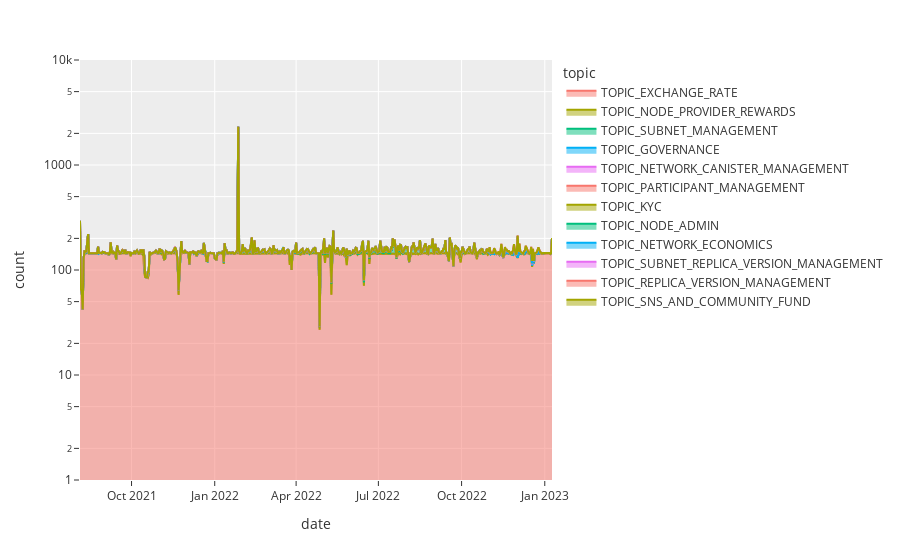

The code cell stored with this chart in its notebook:
### Code cell
fig = px.area(topic_time_stats, x='date', y='count',
              color='topic')
fig.update_yaxes(type='log', range=[0, 4])

with open('figures/timeriver.html', 'w') as f:
    f.write(fig.to_html())

fig.show()

### Figure 1 — Plotly figure (JSON) as saved in the notebook; plotly's stock layout.template omitted (floating-point values rounded to 4 significant figures; data arrays with more than 128 entries replaced by an {"elided": "..."} marker saying what was removed)
{"data": [{"fillpattern": {"shape": ""}, "hovertemplate": "topic=TOPIC_EXCHANGE_RATE<br>date=%{x}<br>count=%{y}<extra></extra>", "legendgroup": "TOPIC_EXCHANGE_RATE", "line": {"color": "#F8766D"}, "marker": {"symbol": "circle"}, "mode": "lines", "name": "TOPIC_EXCHANGE_RATE", "orientation": "v", "showlegend": true, "stackgroup": "1", "type": "scatter", "x": {"elided": "523 str values"}, "xaxis": "x", "y": {"elided": "523 int values"}, "yaxis": "y"}, {"fillpattern": {"shape": ""}, "hovertemplate": "topic=TOPIC_NODE_PROVIDER_REWARDS<br>date=%{x}<br>count=%{y}<extra></extra>", "legendgroup": "TOPIC_NODE_PROVIDER_REWARDS", "line": {"color": "#A3A500"}, "marker": {"symbol": "circle"}, "mode": "lines", "name": "TOPIC_NODE_PROVIDER_REWARDS", "orientation": "v", "showlegend": true, "stackgroup": "1", "type": "scatter", "x": ["2021-08-05T00:00:00", "2021-08-13T00:00:00", "2021-08-14T00:00:00", "2021-08-18T00:00:00", "2021-10-01T00:00:00", "2021-10-14T00:00:00", "2021-11-12T00:00:00", "2021-11-18T00:00:00", "2021-12-13T00:00:00", "2022-01-14T00:00:00", "2022-01-27T00:00:00", "2022-02-14T00:00:00", "2022-03-14T00:00:00", "2022-04-14T00:00:00", "2022-05-18T00:00:00", "2022-06-14T00:00:00"], "xaxis": "x", "y": [48, 26, 76, 1, 1, 1, 2, 1, 2, 2, 44, 2, 1, 1, 1, 1], "yaxis": "y"}, {"fillpattern": {"shape": ""}, "hovertemplate": "topic=TOPIC_SUBNET_MANAGEMENT<br>date=%{x}<br>count=%{y}<extra></extra>", "legendgroup": "TOPIC_SUBNET_MANAGEMENT", "line": {"color": "#00BF7D"}, "marker": {"symbol": "circle"}, "mode": "lines", "name": "TOPIC_SUBNET_MANAGEMENT", "orientation": "v", "showlegend": true, "stackgroup": "1", "type": "scatter", "x": {"elided": "319 str values"}, "xaxis": "x", "y": {"elided": "319 int values"}, "yaxis": "y"}, {"fillpattern": {"shape": ""}, "hovertemplate": "topic=TOPIC_GOVERNANCE<br>date=%{x}<br>count=%{y}<extra></extra>", "legendgroup": "TOPIC_GOVERNANCE", "line": {"color": "#00B0F6"}, "marker": {"symbol": "circle"}, "mode": "lines", "name": "TOPIC_GOVERNANCE", "orientation": "v", "showlegend": true, "stackgroup": "1", "type": "scatter", "x": {"elided": "203 str values"}, "xaxis": "x", "y": {"elided": "203 int values"}, "yaxis": "y"}, {"fillpattern": {"shape": ""}, "hovertemplate": "topic=TOPIC_NETWORK_CANISTER_MANAGEMENT<br>date=%{x}<br>count=%{y}<extra></extra>", "legendgroup": "TOPIC_NETWORK_CANISTER_MANAGEMENT", "line": {"color": "#E76BF3"}, "marker": {"symbol": "circle"}, "mode": "lines", "name": "TOPIC_NETWORK_CANISTER_MANAGEMENT", "orientation": "v", "showlegend": true, "stackgroup": "1", "type": "scatter", "x": ["2021-08-05T00:00:00", "2021-08-11T00:00:00", "2021-08-19T00:00:00", "2021-08-26T00:00:00", "2021-09-06T00:00:00", "2021-09-08T00:00:00", "2021-09-10T00:00:00", "2021-09-13T00:00:00", "2021-09-17T00:00:00", "2021-09-20T00:00:00", "2021-09-22T00:00:00", "2021-09-29T00:00:00", "2021-10-05T00:00:00", "2021-10-07T00:00:00", "2021-10-20T00:00:00", "2021-10-21T00:00:00", "2021-10-25T00:00:00", "2021-10-28T00:00:00", "2021-10-29T00:00:00", "2021-11-01T00:00:00", "2021-11-03T00:00:00", "2021-11-04T00:00:00", "2021-11-05T00:00:00", "2021-11-08T00:00:00", "2021-11-15T00:00:00", "2021-11-16T00:00:00", "2021-11-17T00:00:00", "2021-11-18T00:00:00", "2021-11-19T00:00:00", "2021-11-22T00:00:00", "2021-11-25T00:00:00", "2021-11-26T00:00:00", "2021-11-30T00:00:00", "2021-12-02T00:00:00", "2021-12-10T00:00:00", "2021-12-13T00:00:00", "2021-12-14T00:00:00", "2021-12-16T00:00:00", "2021-12-17T00:00:00", "2021-12-24T00:00:00", "2022-01-06T00:00:00", "2022-01-11T00:00:00", "2022-01-12T00:00:00", "2022-01-26T00:00:00", "2022-01-27T00:00:00", "2022-01-28T00:00:00", "2022-01-31T00:00:00", "2022-02-01T00:00:00", "2022-02-04T00:00:00", "2022-02-07T00:00:00", "2022-02-08T00:00:00", "2022-02-09T00:00:00", "2022-02-10T00:00:00", "2022-02-14T00:00:00", "2022-02-15T00:00:00", "2022-02-17T00:00:00", "2022-02-23T00:00:00", "2022-03-01T00:00:00", "2022-03-02T00:00:00", "2022-03-03T00:00:00", "2022-03-15T00:00:00", "2022-03-30T00:00:00", "2022-04-01T00:00:00", "2022-04-05T00:00:00", "2022-04-06T00:00:00", "2022-04-07T00:00:00", "2022-04-08T00:00:00", "2022-04-12T00:00:00", "2022-04-20T00:00:00", "2022-04-21T00:00:00", "2022-10-29T00:00:00", "2022-10-30T00:00:00", "2022-11-02T00:00:00", "2022-11-03T00:00:00", "2022-11-13T00:00:00", "2022-11-18T00:00:00", "2022-11-23T00:00:00", "2022-11-26T00:00:00", "2022-11-28T00:00:00", "2022-12-02T00:00:00", "2022-12-03T00:00:00", "2022-12-04T00:00:00", "2022-12-05T00:00:00", "2022-12-06T00:00:00", "2022-12-09T00:00:00", "2022-12-10T00:00:00", "2022-12-11T00:00:00", "2022-12-13T00:00:00", "2022-12-18T00:00:00", "2022-12-19T00:00:00", "2022-12-20T00:00:00", "2022-12-21T00:00:00", "2022-12-24T00:00:00", "2022-12-25T00:00:00", "2022-12-27T00:00:00", "2022-12-28T00:00:00", "2023-01-03T00:00:00"], "xaxis": "x", "y": [30, 1, 2, 2, 1, 1, 1, 1, 1, 1, 2, 1, 1, 1, 1, 1, 1, 2, 1, 1, 3, 1, 2, 4, 1, 2, 1, 1, 1, 1, 1, 2, 1, 1, 3, 1, 2, 1, 5, 1, 1, 2, 1, 1, 1, 1, 2, 1, 1, 1, 1, 1, 1, 2, 2, 1, 1, 1, 1, 2, 1, 4, 1, 1, 3, 1, 1, 1, 2, 1, 1, 2, 4, 2, 1, 14, 4, 2, 7, 77, 1, 1, 5, 1, 1, 2, 2, 1, 3, 1, 1, 1, 2, 5, 1, 1, 1], "yaxis": "y"}, {"fillpattern": {"shape": ""}, "hovertemplate": "topic=TOPIC_PARTICIPANT_MANAGEMENT<br>date=%{x}<br>count=%{y}<extra></extra>", "legendgroup": "TOPIC_PARTICIPANT_MANAGEMENT", "line": {"color": "#F8766D"}, "marker": {"symbol": "circle"}, "mode": "lines", "name": "TOPIC_PARTICIPANT_MANAGEMENT", "orientation": "v", "showlegend": true, "stackgroup": "1", "type": "scatter", "x": ["2021-08-05T00:00:00", "2022-02-01T00:00:00", "2022-02-09T00:00:00", "2022-02-25T00:00:00", "2022-03-07T00:00:00", "2022-05-08T00:00:00", "2022-05-16T00:00:00", "2022-11-20T00:00:00", "2022-12-03T00:00:00", "2022-12-04T00:00:00", "2022-12-12T00:00:00", "2022-12-14T00:00:00", "2022-12-17T00:00:00", "2022-12-18T00:00:00", "2022-12-19T00:00:00", "2022-12-20T00:00:00", "2022-12-25T00:00:00"], "xaxis": "x", "y": [8, 1, 1, 8, 1, 2, 1, 1, 1, 1, 1, 2, 5, 3, 1, 1, 1], "yaxis": "y"}, {"fillpattern": {"shape": ""}, "hovertemplate": "topic=TOPIC_KYC<br>date=%{x}<br>count=%{y}<extra></extra>", "legendgroup": "TOPIC_KYC", "line": {"color": "#A3A500"}, "marker": {"symbol": "circle"}, "mode": "lines", "name": "TOPIC_KYC", "orientation": "v", "showlegend": true, "stackgroup": "1", "type": "scatter", "x": ["2021-08-05T00:00:00", "2021-08-10T00:00:00", "2021-08-23T00:00:00", "2021-10-07T00:00:00", "2021-11-18T00:00:00", "2021-12-01T00:00:00", "2022-01-31T00:00:00", "2022-03-01T00:00:00", "2022-05-08T00:00:00", "2022-05-21T00:00:00", "2022-06-14T00:00:00", "2022-06-25T00:00:00", "2022-07-25T00:00:00", "2022-09-19T00:00:00", "2022-11-16T00:00:00"], "xaxis": "x", "y": [3, 1, 1, 1, 1, 1, 2, 1, 1, 1, 1, 1, 1, 11, 1], "yaxis": "y"}, {"fillpattern": {"shape": ""}, "hovertemplate": "topic=TOPIC_NODE_ADMIN<br>date=%{x}<br>count=%{y}<extra></extra>", "legendgroup": "TOPIC_NODE_ADMIN", "line": {"color": "#00BF7D"}, "marker": {"symbol": "circle"}, "mode": "lines", "name": "TOPIC_NODE_ADMIN", "orientation": "v", "showlegend": true, "stackgroup": "1", "type": "scatter", "x": ["2021-08-05T00:00:00", "2021-09-17T00:00:00", "2021-09-21T00:00:00", "2021-10-28T00:00:00", "2021-11-02T00:00:00", "2021-11-10T00:00:00", "2021-11-15T00:00:00", "2021-11-19T00:00:00", "2021-11-26T00:00:00", "2021-11-29T00:00:00", "2021-11-30T00:00:00", "2021-12-17T00:00:00", "2021-12-20T00:00:00", "2022-01-06T00:00:00", "2022-01-14T00:00:00", "2022-02-01T00:00:00", "2022-02-09T00:00:00", "2022-02-10T00:00:00", "2022-02-11T00:00:00", "2022-02-14T00:00:00", "2022-03-02T00:00:00", "2022-03-07T00:00:00", "2022-03-10T00:00:00", "2022-03-21T00:00:00", "2022-03-22T00:00:00", "2022-03-23T00:00:00", "2022-03-29T00:00:00", "2022-04-06T00:00:00", "2022-04-08T00:00:00", "2022-04-11T00:00:00", "2022-04-13T00:00:00", "2022-04-19T00:00:00", "2022-04-20T00:00:00", "2022-04-21T00:00:00", "2022-04-22T00:00:00", "2022-04-27T00:00:00", "2022-04-29T00:00:00", "2022-04-30T00:00:00", "2022-05-01T00:00:00", "2022-05-02T00:00:00", "2022-05-03T00:00:00", "2022-05-06T00:00:00", "2022-05-07T00:00:00", "2022-05-09T00:00:00", "2022-05-17T00:00:00", "2022-05-24T00:00:00", "2022-05-27T00:00:00", "2022-06-03T00:00:00", "2022-06-11T00:00:00", "2022-06-13T00:00:00", "2022-06-14T00:00:00", "2022-06-15T00:00:00", "2022-06-18T00:00:00", "2022-06-20T00:00:00", "2022-06-24T00:00:00", "2022-06-25T00:00:00", "2022-06-28T00:00:00", "2022-07-01T00:00:00", "2022-07-05T00:00:00", "2022-07-08T00:00:00", "2022-07-11T00:00:00", "2022-07-16T00:00:00", "2022-07-18T00:00:00", "2022-07-19T00:00:00", "2022-07-23T00:00:00", "2022-07-24T00:00:00", "2022-07-29T00:00:00", "2022-07-30T00:00:00", "2022-08-01T00:00:00", "2022-08-02T00:00:00", "2022-08-06T00:00:00", "2022-08-07T00:00:00", "2022-08-12T00:00:00", "2022-08-14T00:00:00", "2022-08-15T00:00:00", "2022-08-19T00:00:00", "2022-08-22T00:00:00", "2022-08-26T00:00:00", "2022-08-27T00:00:00", "2022-08-30T00:00:00", "2022-09-02T00:00:00", "2022-09-03T00:00:00", "2022-09-09T00:00:00", "2022-09-11T00:00:00", "2022-09-18T00:00:00", "2022-09-19T00:00:00", "2022-09-20T00:00:00", "2022-09-23T00:00:00", "2022-09-26T00:00:00", "2022-09-30T00:00:00", "2022-10-01T00:00:00", "2022-10-07T00:00:00", "2022-10-14T00:00:00", "2022-10-15T00:00:00", "2022-10-16T00:00:00", "2022-10-21T00:00:00", "2022-10-24T00:00:00", "2022-10-28T00:00:00", "2022-11-04T00:00:00", "2022-11-11T00:00:00", "2022-11-18T00:00:00", "2022-11-25T00:00:00", "2022-12-02T00:00:00", "2022-12-09T00:00:00", "2022-12-12T00:00:00", "2022-12-17T00:00:00", "2022-12-20T00:00:00", "2022-12-27T00:00:00", "2022-12-30T00:00:00"], "xaxis": "x", "y": [2, 2, 1, 1, 1, 1, 1, 2, 1, 1, 1, 1, 1, 1, 2, 21, 1, 20, 50, 41, 2, 16, 2, 1, 1, 1, 1, 1, 1, 2, 1, 1, 2, 1, 1, 1, 1, 2, 17, 9, 1, 2, 1, 1, 2, 1, 3, 1, 1, 5, 14, 2, 1, 1, 11, 2, 16, 1, 1, 2, 2, 2, 1, 1, 2, 1, 2, 1, 1, 1, 1, 1, 2, 1, 1, 3, 1, 2, 1, 2, 1, 1, 1, 1, 2, 3, 1, 2, 2, 1, 1, 1, 1, 1, 1, 1, 2, 1, 1, 1, 1, 1, 1, 1, 2, 1, 1, 1, 1], "yaxis": "y"}, {"fillpattern": {"shape": ""}, "hovertemplate": "topic=TOPIC_NETWORK_ECONOMICS<br>date=%{x}<br>count=%{y}<extra></extra>", "legendgroup": "TOPIC_NETWORK_ECONOMICS", "line": {"color": "#00B0F6"}, "marker": {"symbol": "circle"}, "mode": "lines", "name": "TOPIC_NETWORK_ECONOMICS", "orientation": "v", "showlegend": true, "stackgroup": "1", "type": "scatter", "x": ["2021-08-05T00:00:00", "2022-02-14T00:00:00", "2022-04-22T00:00:00", "2022-06-13T00:00:00"], "xaxis": "x", "y": [1, 1, 1, 1], "yaxis": "y"}, {"fillpattern": {"shape": ""}, "hovertemplate": "topic=TOPIC_SUBNET_REPLICA_VERSION_MANAGEMENT<br>date=%{x}<br>count=%{y}<extra></extra>", "legendgroup": "TOPIC_SUBNET_REPLICA_VERSION_MANAGEMENT", "line": {"color": "#E76BF3"}, "marker": {"symbol": "circle"}, "mode": "lines", "name": "TOPIC_SUBNET_REPLICA_VERSION_MANAGEMENT", "orientation": "v", "showlegend": true, "stackgroup": "1", "type": "scatter", "x": ["2022-11-01T00:00:00", "2022-11-04T00:00:00", "2022-11-05T00:00:00", "2022-11-06T00:00:00", "2022-11-07T00:00:00", "2022-11-11T00:00:00", "2022-11-13T00:00:00", "2022-11-14T00:00:00", "2022-11-18T00:00:00", "2022-11-19T00:00:00", "2022-11-20T00:00:00", "2022-11-21T00:00:00", "2022-11-22T00:00:00", "2022-11-25T00:00:00", "2022-11-26T00:00:00", "2022-11-27T00:00:00", "2022-11-28T00:00:00", "2022-11-29T00:00:00", "2022-12-02T00:00:00", "2022-12-03T00:00:00", "2022-12-04T00:00:00", "2022-12-06T00:00:00", "2022-12-10T00:00:00", "2022-12-11T00:00:00", "2022-12-12T00:00:00", "2022-12-13T00:00:00", "2022-12-17T00:00:00", "2022-12-18T00:00:00", "2022-12-19T00:00:00", "2022-12-20T00:00:00", "2022-12-23T00:00:00", "2022-12-24T00:00:00", "2022-12-25T00:00:00", "2022-12-26T00:00:00", "2022-12-30T00:00:00"], "xaxis": "x", "y": [21, 1, 3, 19, 12, 1, 4, 30, 4, 11, 9, 3, 10, 1, 2, 14, 13, 6, 4, 7, 25, 2, 7, 15, 12, 1, 12, 6, 15, 3, 2, 10, 12, 12, 1], "yaxis": "y"}, {"fillpattern": {"shape": ""}, "hovertemplate": "topic=TOPIC_REPLICA_VERSION_MANAGEMENT<br>date=%{x}<br>count=%{y}<extra></extra>", "legendgroup": "TOPIC_REPLICA_VERSION_MANAGEMENT", "line": {"color": "#F8766D"}, "marker": {"symbol": "circle"}, "mode": "lines", "name": "TOPIC_REPLICA_VERSION_MANAGEMENT", "orientation": "v", "showlegend": true, "stackgroup": "1", "type": "scatter", "x": ["2022-11-02T00:00:00", "2022-11-09T00:00:00", "2022-11-11T00:00:00", "2022-11-16T00:00:00", "2022-11-18T00:00:00", "2022-11-21T00:00:00", "2022-11-23T00:00:00", "2022-11-26T00:00:00", "2022-11-28T00:00:00", "2022-11-30T00:00:00", "2022-12-06T00:00:00", "2022-12-07T00:00:00", "2022-12-11T00:00:00", "2022-12-14T00:00:00", "2022-12-20T00:00:00", "2022-12-23T00:00:00", "2023-01-09T00:00:00"], "xaxis": "x", "y": [1, 1, 3, 1, 2, 1, 1, 1, 1, 1, 1, 1, 1, 1, 1, 1, 1], "yaxis": "y"}, {"fillpattern": {"shape": ""}, "hovertemplate": "topic=TOPIC_SNS_AND_COMMUNITY_FUND<br>date=%{x}<br>count=%{y}<extra></extra>", "legendgroup": "TOPIC_SNS_AND_COMMUNITY_FUND", "line": {"color": "#A3A500"}, "marker": {"symbol": "circle"}, "mode": "lines", "name": "TOPIC_SNS_AND_COMMUNITY_FUND", "orientation": "v", "showlegend": true, "stackgroup": "1", "type": "scatter", "x": ["2022-11-30T00:00:00"], "xaxis": "x", "y": [1], "yaxis": "y"}], "layout": {"legend": {"title": {"text": "topic"}, "tracegroupgap": 0}, "margin": {"t": 60}, "xaxis": {"anchor": "y", "domain": [0, 1], "title": {"text": "date"}}, "yaxis": {"anchor": "x", "domain": [0, 1], "range": [0, 4], "title": {"text": "count"}, "type": "log"}}}
